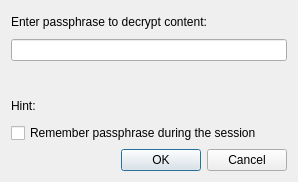
<?xml version="1.0" encoding="UTF-8"?>
<ui version="4.0">
 <class>NoteDecryptionDialog</class>
 <widget class="QDialog" name="NoteDecryptionDialog">
  <property name="geometry">
   <rect>
    <x>0</x>
    <y>0</y>
    <width>298</width>
    <height>182</height>
   </rect>
  </property>
  <property name="windowTitle">
   <string>Note decryption</string>
  </property>
  <property name="styleSheet">
   <string notr="true">QDialog#NoteDecryptionDialog {
margin: 4px;
spacing: 4px;
}</string>
  </property>
  <property name="locale">
   <locale language="English" country="UnitedStates"/>
  </property>
  <layout class="QVBoxLayout" name="verticalLayout">
   <item>
    <widget class="QLabel" name="infoTextLabel">
     <property name="text">
      <string>Enter passphrase to decrypt content:</string>
     </property>
    </widget>
   </item>
   <item>
    <widget class="QLineEdit" name="passwordLineEdit">
     <property name="text">
      <string notr="true"/>
     </property>
    </widget>
   </item>
   <item>
    <widget class="QLabel" name="onErrorTextLabel">
     <property name="text">
      <string/>
     </property>
    </widget>
   </item>
   <item>
    <widget class="QLabel" name="hintLabel">
     <property name="text">
      <string>Hint:</string>
     </property>
     <property name="wordWrap">
      <bool>true</bool>
     </property>
    </widget>
   </item>
   <item>
    <widget class="QCheckBox" name="rememberPasswordCheckBox">
     <property name="text">
      <string>Remember passphrase during the session</string>
     </property>
    </widget>
   </item>
   <item>
    <widget class="QDialogButtonBox" name="buttonBox">
     <property name="orientation">
      <enum>Qt::Horizontal</enum>
     </property>
     <property name="standardButtons">
      <set>QDialogButtonBox::Cancel|QDialogButtonBox::Ok</set>
     </property>
    </widget>
   </item>
  </layout>
 </widget>
 <resources/>
 <connections>
  <connection>
   <sender>buttonBox</sender>
   <signal>accepted()</signal>
   <receiver>NoteDecryptionDialog</receiver>
   <slot>accept()</slot>
   <hints>
    <hint type="sourcelabel">
     <x>248</x>
     <y>254</y>
    </hint>
    <hint type="destinationlabel">
     <x>157</x>
     <y>274</y>
    </hint>
   </hints>
  </connection>
  <connection>
   <sender>buttonBox</sender>
   <signal>rejected()</signal>
   <receiver>NoteDecryptionDialog</receiver>
   <slot>reject()</slot>
   <hints>
    <hint type="sourcelabel">
     <x>316</x>
     <y>260</y>
    </hint>
    <hint type="destinationlabel">
     <x>286</x>
     <y>274</y>
    </hint>
   </hints>
  </connection>
 </connections>
</ui>
